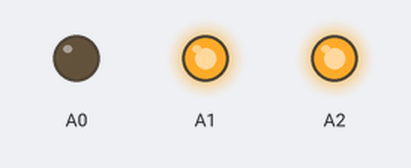
Bench run of a sketch on a simulated Arduino Uno, built with avr-gcc and run on an emulated ATmega328P. Shown: output pins drawn as LEDs (lit = HIGH).

Above: at 5.0 s.
At 15.0 s:
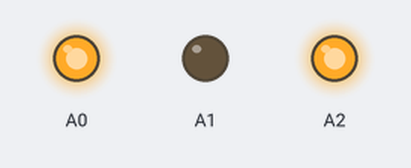
At 20.5 s:
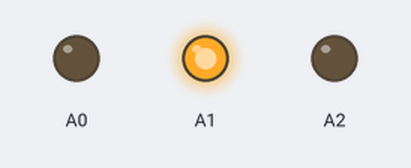
Timing chart, 0 to 27.3 s (numbered marks = the images above):
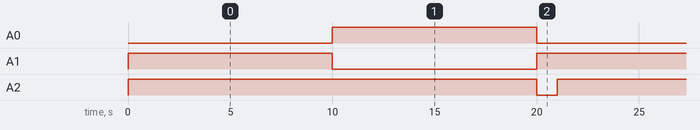

Measured:
- by itself, A0: alternates HIGH for 10.0 s and LOW for 11.0 s
- by itself, A1: alternates HIGH for 11.0 s and LOW for 10.0 s
- by itself, A2: alternates HIGH for 20.0 s and LOW for 1.0 s

The sketch:

l298n_test.ino
```cpp
void setup() {
  // put your setup code here, to run once:
  pinMode(A0, OUTPUT);
  pinMode(A1,OUTPUT);
  pinMode(A2,OUTPUT);
}

void loop() {
  // put your main code here, to run repeatedly:
  digitalWrite(A1,HIGH);
  digitalWrite(A0,LOW);
  analogWrite(A2,255);
  delay(10000);
  digitalWrite(A1,LOW);
  digitalWrite(A0,HIGH);
  analogWrite(A2,255);
  delay(10000);
  digitalWrite(A0,LOW);
  digitalWrite(A1,HIGH);
  analogWrite(A2,0);
  delay(1000);
}
```
